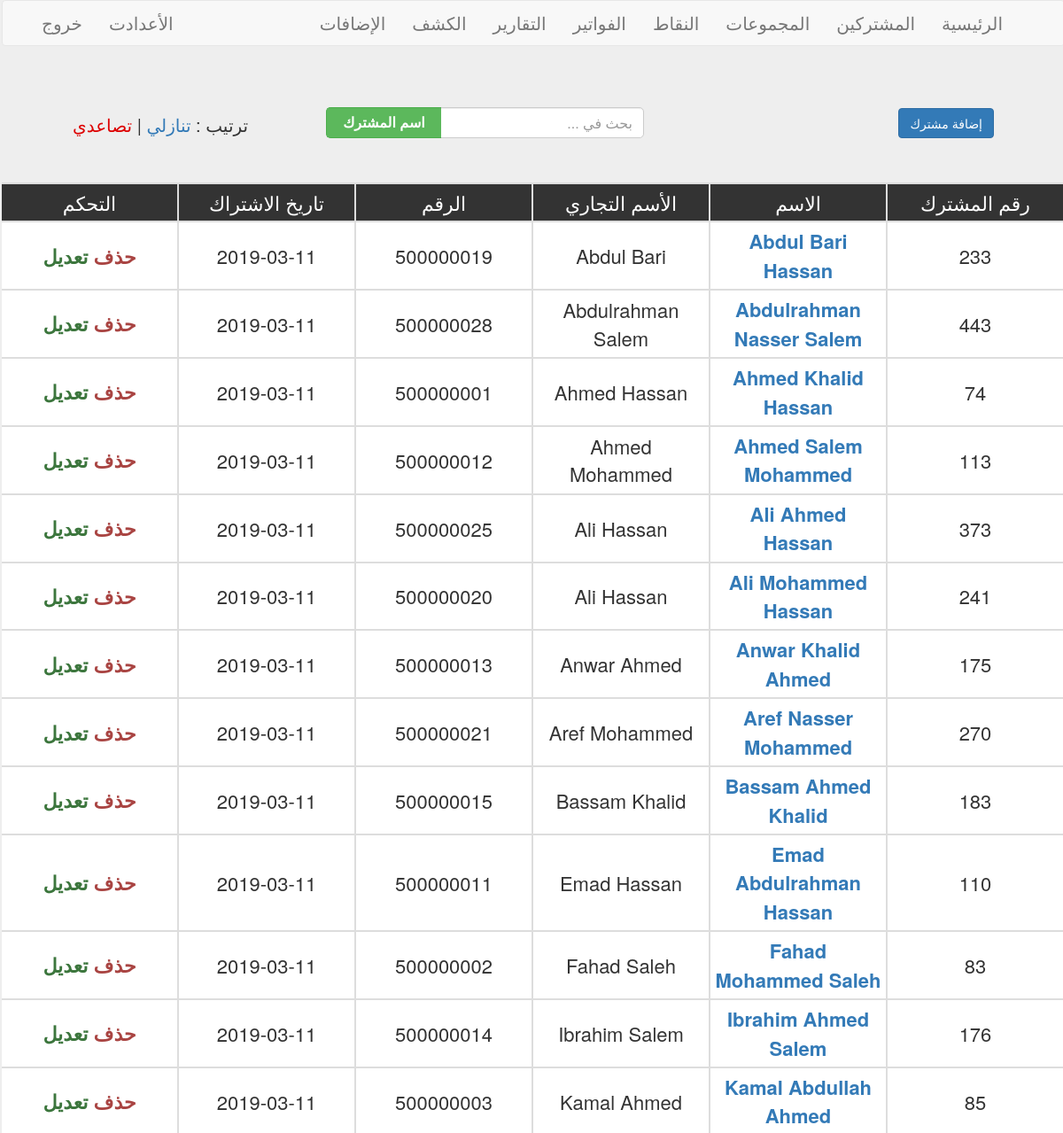
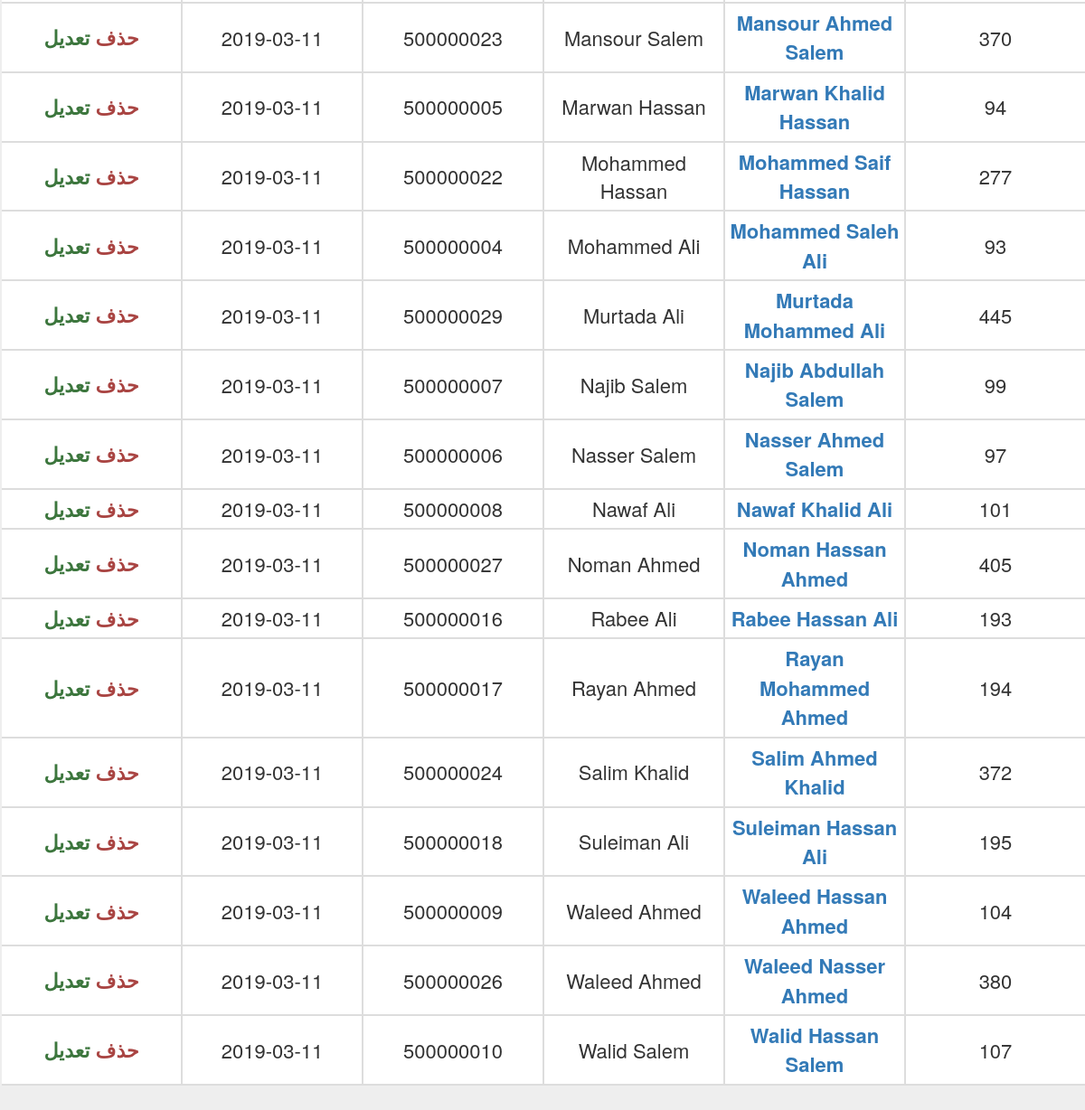
Screenshot of /mrmshar.php (signed in) with the database file from the repository (2 pictures, top to bottom).
### tables this page shows
CREATE TABLE `groups` (
  `group_id` int(11) NOT NULL,
  `name_group` varchar(255) NOT NULL,
  `num_group` int(11) NOT NULL,
  `group_title` text NOT NULL,
  `date` date NOT NULL,
  `groupuser` int(11) NOT NULL
);

### mrmshar.php (the view, shortened to what this page needs)
<?php
	if(isset($_SESSION['userhome'])) {
    include "ini.ttf";
    $do = isset($_GET["do"]) ? $_GET["do"] : 'Manage';
    $sort = $_GET["sort"];
    $usernow = $_SESSION["login"];
    if ( isset($_GET["groupid"]) ){
        $groupids = "groupid=" .  $_GET["groupid"] . "&";
    }else {
        $groupids= "";
    }
    if ( $do == "Manage" ){
        $select = $con->prepare("SELECT * FROM `mem-shr` INNER  JOIN `groups` ON `mem-shr`.`mem_group` = `groups`.`group_id` WHERE  groupuser = ? ORDER BY mem_name $sort");
        $select->execute(array($usernow));
        $rows = $select->fetchAll();
        $rowcount = $select->rowCount();
        if ( !isset($_GET["searmem"]) ) {
            echo "<div class='container'>";
                echo "<div class='all-btns'>";
                    if ( isset($_GET["groupid"]) && $rowcountgroup > 0 ){
                        echo "<p class='box-group'>مشتركين مجموعة : " . $namegroup["name_group"] . " </p>";
                    }else{
                        echo "<a href='?do=Addsha' class='btn btn-primary btn-root'>إضافة مشترك</a>";
                    }
                        echo "<div class='search'>";
                        echo "<form action='?do=searchmem' method='GET'>";
                            echo "<input type='search' name='searmem' placeholder='بحث في ...' class='form-control search' />";
                                echo "<select class='btn btn-success' name='typesear'>
                                    <option value='mem_name'>اسم المشترك</option>
                                    <option value='sub_name'>الأسم التجاري</option>
                                    <option value='sys_id'>رقم المشترك</option>
                                    <option value='type_mem'> نوع الاشتراك </option>
                                    <option value='nphon'>رقم الهاتف</option>
                                </select>";
                        echo "</form>";
                echo "</div>";
                    if ( isset($_GET["groupid"]) && $rowcountgroup > 0 ){ ?>
                        <div class='pull-left sort'>
                            <span>ترتيب : </span>
                            <a href='?groupid=<?php echo $groupid; ?>&sort=DESC' class='<?php if (isset($sort) && $sort == "DESC"){echo "color";} ?>'>تنازلي</a> |
                            <a href='?groupid=<?php echo $groupid; ?>&sort=ASC' class='<?php if (isset($sort) && $sort == "ASC"){echo "color";}elseif (!isset($sort) && $sort !== "ASC"){ echo "color";  }  ?>'>تصاعدي</a>
                        <?php
                    }else{ ?>
                        <div class='pull-left sort'>
                            <span>ترتيب : </span>
                            <a href='?sort=DESC' class='<?php if (isset($sort) && $sort == "DESC"){echo "color";} ?>'>تنازلي</a> |
                            <a href='?sort=ASC' class='<?php if (isset($sort) && $sort == "ASC"){echo "color";}elseif (!isset($sort) && $sort !== "ASC"){ echo "color";  }  ?>'>تصاعدي</a>
                        <?php
                    }
                echo "</div>";
                echo "</div>";
                echo "</div>";
                if ( $rowcount > 0 ) {
                echo "<div class='data-members'>";
                    echo "<table ='table-responsive text-center'>";
                            echo "<tr>";
                                echo "<td>رقم المشترك</td>";
                                echo "<td>الاسم</td>";
                                echo "<td>الأسم التجاري</td>";
                                echo "<td>الرقم</td>";
                                echo "<td>تاريخ الاشتراك</td>";
                                echo "<td>التحكم</td>";
                            echo "</tr>";
                        foreach ( $rows as $row ) {
                            echo "<tr>";
                                echo "<td>" . $row["sys_id"] . "</td>";
                                if ( isset($_GET["sys"]) && $_GET["sys"]   == $row["sys_id"] ){
                                    echo "<td id='". $row["sys_id"] ."'><a  class='red' href='?".$groupids."do=Detelsemem&sys_id=" .  $row["sys_id"] . "'>" . $row["mem_name"] . "</a></td>";
                                }else {
                                    echo "<td><a href='?".$groupids."do=Detelsemem&sys_id=" .  $row["sys_id"]."'>" . $row["mem_name"] . "</a></td>";
                                }
                                echo "<td>" . $row["sub_name"] . "</td>";
                                echo "<td>" . $row["nphon"] . "</td>";
                                echo "<td>" . $row["date"] . "</td>";
                                echo "<td><a href='?do=Deletedmem&sysid=". $row["sys_id"] ."' class='text-danger confirm'> حذف </a> <a href='?do=Edmem&sys_id=" . $row["sys_id"] . "' class='text-success'> تعديل </a></td>";
                            echo "</tr>";
                        }
                    echo "</table>";
                echo "</div>";
            } else{
                echo "<div class='h2 nice-mass text-center'>لا يوجد مشتركين</div>";
            }
            }
        }
    include "footer.php";
}else {
    header("location:index.php");
    exit();
}
?>

### data/option/optiontop.php (shortened to what this page needs)
<!DOCTYPE html>
    <html lang="ar">
        <head>
            <link rel="stylesheet" href="<?php echo $style1; ?>" />
            <link rel="stylesheet" href="<?php echo $style2; ?>" />
            <link rel="stylesheet" href="<?php echo $style3; ?>" />
            <link rel="stylesheet" href="<?php echo $style4; ?>" />
            <link rel="stylesheet" href="<?php echo $style5; ?>" />
            <link rel="stylesheet" href="<?php echo $fontar; ?>" />
        </head>
        <body dir="rtl">

### data/option/napkl.php
<nav class="navbar navbar-default">
  <div class="container">
    <div>
      <ul class="nav navbar-nav navbar-right">
        <li><a href="plugins.php">الإضافات</a></li>
        <li><a href="tabmemsp.php">الكشف</a></li>
        <li><a href="choosing.php">التقارير</a></li>
        <li><a href="phoateer.php">الفواتير</a></li>
        <li><a href="addadd.php">النقاط</a></li>
        <li><a href="groups.php">المجموعات</a></li>
        <li><a href="mrmshar.php">المشتركين</a></li>
        <li><a href="dabbkn.php">الرئيسية</a></li>
      </ul>
      <ul class="nav navbar-nav">
        <li class="pull-right"><a href="option.php">الأعدادت</a></li>
        <li class="pull-right"><a href="logout.php">خروج</a></li>
      </ul>
    </div>
  </div>
</nav>

### footer.php (shortened to what this page needs)
</body>
</html>

### data/wsc/style.css (style rules this page uses)
* { box-sizing: border-box; }
body { padding: 0; margin: 0; background: #eee }
.all-btns { margin: 50px; }
.search { margin: auto; width: 250px; margin-top: -35px; position: relative; font-size: 16px; height: 35px; border-radius: 0px 5px 5px 0px; }
.search .btn { position: absolute; font-weight: bold; position: absolute; left: -109px; top: 0; font-size: 16px; padding: 5px 18px; height: 35px; border-right: none; border-radius: 5px 0 0 5px; }
.navbar-nav a { font-size: 20px; color: #333 }
.data-members table { margin: 0 auto 50px; background: #fff }
tr { text-align: center; }
.data-members td { border: 2px solid #ddd; padding : 5px; font-size: 22px; text-align: center; min-width: 200px }
.data-members td a { cursor: pointer; font-weight: bold }
.data-members tr:first-child { background: #333; color: #fff; border: 2px solid #fff; }
td, th { padding: 0; }
.sort { font-size: 20px; display: inline; margin-top: -29px }
.sort .color { color: #dd0000; }
.sort a { text-decoration: none }
select { -webkit-appearance: none; }

### rows the page displays
mem-shr: sys_id "233", mem_name "Abdul Bari Hassan", sub_name "Abdul Bari", nphon "500000019", mem_group.date "2019-03-11"
mem-shr: sys_id "443", mem_name "Abdulrahman Nasser Salem", sub_name "Abdulrahman Salem", nphon "500000028", mem_group.date "2019-03-11"
mem-shr: sys_id "74", mem_name "Ahmed Khalid Hassan", sub_name "Ahmed Hassan", nphon "500000001", mem_group.date "2019-03-11"
mem-shr: sys_id "113", mem_name "Ahmed Salem Mohammed", sub_name "Ahmed Mohammed", nphon "500000012", mem_group.date "2019-03-11"
mem-shr: sys_id "373", mem_name "Ali Ahmed Hassan", sub_name "Ali Hassan", nphon "500000025", mem_group.date "2019-03-11"
mem-shr: sys_id "241", mem_name "Ali Mohammed Hassan", sub_name "Ali Hassan", nphon "500000020", mem_group.date "2019-03-11"
mem-shr: sys_id "175", mem_name "Anwar Khalid Ahmed", sub_name "Anwar Ahmed", nphon "500000013", mem_group.date "2019-03-11"
mem-shr: sys_id "270", mem_name "Aref Nasser Mohammed", sub_name "Aref Mohammed", nphon "500000021", mem_group.date "2019-03-11"
mem-shr: sys_id "183", mem_name "Bassam Ahmed Khalid", sub_name "Bassam Khalid", nphon "500000015", mem_group.date "2019-03-11"
mem-shr: sys_id "110", mem_name "Emad Abdulrahman Hassan", sub_name "Emad Hassan", nphon "500000011", mem_group.date "2019-03-11"
mem-shr: sys_id "83", mem_name "Fahad Mohammed Saleh", sub_name "Fahad Saleh", nphon "500000002", mem_group.date "2019-03-11"
mem-shr: sys_id "176", mem_name "Ibrahim Ahmed Salem", sub_name "Ibrahim Salem", nphon "500000014", mem_group.date "2019-03-11"
mem-shr: sys_id "85", mem_name "Kamal Abdullah Ahmed", sub_name "Kamal Ahmed", nphon "500000003", mem_group.date "2019-03-11"
mem-shr: sys_id "370", mem_name "Mansour Ahmed Salem", sub_name "Mansour Salem", nphon "500000023", mem_group.date "2019-03-11"
mem-shr: sys_id "94", mem_name "Marwan Khalid Hassan", sub_name "Marwan Hassan", nphon "500000005", mem_group.date "2019-03-11"
mem-shr: sys_id "277", mem_name "Mohammed Saif Hassan", sub_name "Mohammed Hassan", nphon "500000022", mem_group.date "2019-03-11"
mem-shr: sys_id "93", mem_name "Mohammed Saleh Ali", sub_name "Mohammed Ali", nphon "500000004", mem_group.date "2019-03-11"
mem-shr: sys_id "445", mem_name "Murtada Mohammed Ali", sub_name "Murtada Ali", nphon "500000029", mem_group.date "2019-03-11"
mem-shr: sys_id "99", mem_name "Najib Abdullah Salem", sub_name "Najib Salem", nphon "500000007", mem_group.date "2019-03-11"
mem-shr: sys_id "97", mem_name "Nasser Ahmed Salem", sub_name "Nasser Salem", nphon "500000006", mem_group.date "2019-03-11"
mem-shr: sys_id "101", mem_name "Nawaf Khalid Ali", sub_name "Nawaf Ali", nphon "500000008", mem_group.date "2019-03-11"
mem-shr: sys_id "405", mem_name "Noman Hassan Ahmed", sub_name "Noman Ahmed", nphon "500000027", mem_group.date "2019-03-11"
mem-shr: sys_id "193", mem_name "Rabee Hassan Ali", sub_name "Rabee Ali", nphon "500000016", mem_group.date "2019-03-11"
mem-shr: sys_id "194", mem_name "Rayan Mohammed Ahmed", sub_name "Rayan Ahmed", nphon "500000017", mem_group.date "2019-03-11"
mem-shr: sys_id "372", mem_name "Salim Ahmed Khalid", sub_name "Salim Khalid", nphon "500000024", mem_group.date "2019-03-11"
mem-shr: sys_id "195", mem_name "Suleiman Hassan Ali", sub_name "Suleiman Ali", nphon "500000018", mem_group.date "2019-03-11"
mem-shr: sys_id "104", mem_name "Waleed Hassan Ahmed", sub_name "Waleed Ahmed", nphon "500000009", mem_group.date "2019-03-11"
mem-shr: sys_id "380", mem_name "Waleed Nasser Ahmed", sub_name "Waleed Ahmed", nphon "500000026", mem_group.date "2019-03-11"
mem-shr: sys_id "107", mem_name "Walid Hassan Salem", sub_name "Walid Salem", nphon "500000010", mem_group.date "2019-03-11"
